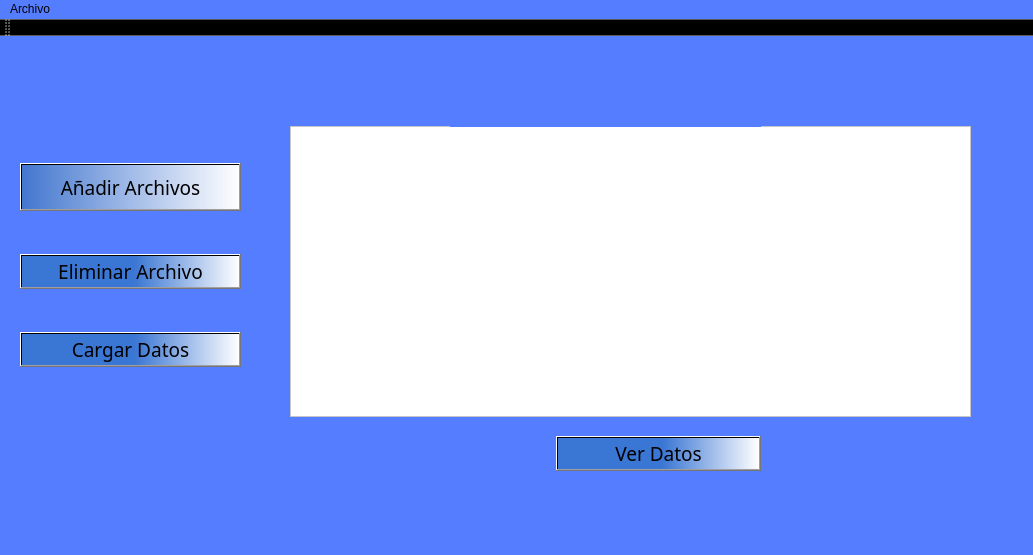
<?xml version="1.0" encoding="UTF-8"?>
<ui version="4.0">
 <class>MainWindow</class>
 <widget class="QMainWindow" name="MainWindow">
  <property name="geometry">
   <rect>
    <x>0</x>
    <y>0</y>
    <width>1033</width>
    <height>555</height>
   </rect>
  </property>
  <property name="windowTitle">
   <string>MainWindow</string>
  </property>
  <property name="styleSheet">
   <string notr="true">
background-color: qlineargradient(spread:pad, x1:0, y1:0, x2:1, y2:0, stop:1 rgba(85, 125, 255, 255));</string>
  </property>
  <widget class="QWidget" name="centralwidget">
   <widget class="QWidget" name="horizontalLayoutWidget">
    <property name="geometry">
     <rect>
      <x>290</x>
      <y>90</y>
      <width>681</width>
      <height>291</height>
     </rect>
    </property>
    <layout class="QHBoxLayout" name="horizontalLayoutTablaMostrarDatos">
     <item>
      <widget class="QListWidget" name="listWidgetListaArchivos">
       <property name="styleSheet">
        <string notr="true">background-color: rgb(255, 255, 255);
border-color: rgb(0, 0, 0);</string>
       </property>
       <property name="autoScrollMargin">
        <number>23</number>
       </property>
      </widget>
     </item>
    </layout>
   </widget>
   <widget class="QWidget" name="verticalLayoutWidget_2">
    <property name="geometry">
     <rect>
      <x>20</x>
      <y>90</y>
      <width>221</width>
      <height>281</height>
     </rect>
    </property>
    <layout class="QVBoxLayout" name="AnadirverticalLayout">
     <item>
      <widget class="QPushButton" name="pushButtonAnadirArchivo">
       <property name="maximumSize">
        <size>
         <width>16777215</width>
         <height>48</height>
        </size>
       </property>
       <property name="font">
        <font>
         <family>Corbel</family>
         <pointsize>14</pointsize>
        </font>
       </property>
       <property name="styleSheet">
        <string notr="true">background-color: rgb(85, 170, 255);
background-color: qlineargradient(spread:pad, x1:0, y1:0, x2:1, y2:0, stop:0 rgba(63, 117, 194, 200), stop:1 rgba(255, 255, 255, 255));

</string>
       </property>
       <property name="text">
        <string>Añadir Archivos</string>
       </property>
       <property name="icon">
        <iconset>
         <normaloff>../Recursos/icons8-añadir-libro-100.png</normaloff>../Recursos/icons8-añadir-libro-100.png</iconset>
       </property>
       <property name="iconSize">
        <size>
         <width>30</width>
         <height>30</height>
        </size>
       </property>
      </widget>
     </item>
     <item>
      <widget class="QPushButton" name="pushButtonEliminar">
       <property name="font">
        <font>
         <family>Corbel</family>
         <pointsize>14</pointsize>
        </font>
       </property>
       <property name="whatsThis">
        <string>&lt;html&gt;&lt;head/&gt;&lt;body&gt;&lt;p&gt;&lt;img src=&quot;:/newPrefix/Iocom png.png&quot;/&gt;&lt;/p&gt;&lt;/body&gt;&lt;/html&gt;</string>
       </property>
       <property name="styleSheet">
        <string notr="true">background-color: qlineargradient(spread:pad, x1:0, y1:0, x2:1, y2:0, stop:0.517413 rgba(55, 117, 206, 229), stop:1 rgba(255, 255, 255, 255));

</string>
       </property>
       <property name="text">
        <string>Eliminar Archivo</string>
       </property>
       <property name="icon">
        <iconset>
         <normaloff>../Recursos/icons8-eliminar-400.png</normaloff>../Recursos/icons8-eliminar-400.png</iconset>
       </property>
       <property name="iconSize">
        <size>
         <width>40</width>
         <height>40</height>
        </size>
       </property>
      </widget>
     </item>
     <item>
      <widget class="QPushButton" name="pushButtonCargarDatos">
       <property name="font">
        <font>
         <family>Corbel</family>
         <pointsize>14</pointsize>
        </font>
       </property>
       <property name="styleSheet">
        <string notr="true">background-color: rgb(85, 170, 255);
background-color: qlineargradient(spread:pad, x1:0, y1:0, x2:1, y2:0, stop:0.517413 rgba(55, 117, 206, 229), stop:1 rgba(255, 255, 255, 255));</string>
       </property>
       <property name="text">
        <string>Cargar Datos</string>
       </property>
       <property name="icon">
        <iconset>
         <normaloff>../Recursos/upload.png</normaloff>../Recursos/upload.png</iconset>
       </property>
       <property name="iconSize">
        <size>
         <width>40</width>
         <height>40</height>
        </size>
       </property>
      </widget>
     </item>
    </layout>
   </widget>
   <widget class="QWidget" name="formLayoutWidget">
    <property name="geometry">
     <rect>
      <x>550</x>
      <y>400</y>
      <width>211</width>
      <height>71</height>
     </rect>
    </property>
    <layout class="QFormLayout" name="formLayout_2">
     <item row="1" column="1">
      <widget class="QPushButton" name="pushButtonMostrarDatos">
       <property name="maximumSize">
        <size>
         <width>16777215</width>
         <height>16777213</height>
        </size>
       </property>
       <property name="font">
        <font>
         <family>Corbel</family>
         <pointsize>14</pointsize>
        </font>
       </property>
       <property name="styleSheet">
        <string notr="true">
background-color: qlineargradient(spread:pad, x1:0, y1:0, x2:1, y2:0, stop:0.517413 rgba(55, 117, 206, 229), stop:1 rgba(255, 255, 255, 255));
</string>
       </property>
       <property name="text">
        <string>Ver Datos</string>
       </property>
       <property name="icon">
        <iconset resource="../Recursos/qrc.qrc">
         <normaloff>:/newPrefix/icons8-ver-80.png</normaloff>:/newPrefix/icons8-ver-80.png</iconset>
       </property>
       <property name="iconSize">
        <size>
         <width>40</width>
         <height>40</height>
        </size>
       </property>
      </widget>
     </item>
    </layout>
   </widget>
   <widget class="QLabel" name="label">
    <property name="geometry">
     <rect>
      <x>450</x>
      <y>-10</y>
      <width>311</width>
      <height>101</height>
     </rect>
    </property>
    <property name="styleSheet">
     <string notr="true">background-image: url(:/Imagenes/Logo.png);</string>
    </property>
    <property name="text">
     <string/>
    </property>
   </widget>
  </widget>
  <widget class="QMenuBar" name="menubar">
   <property name="geometry">
    <rect>
     <x>0</x>
     <y>0</y>
     <width>1033</width>
     <height>26</height>
    </rect>
   </property>
   <widget class="QMenu" name="menuArchivo">
    <property name="title">
     <string>Archivo</string>
    </property>
    <addaction name="actionAbrir"/>
    <addaction name="actionNueva_Ventana"/>
    <addaction name="actionGuardar"/>
    <addaction name="actionGuardar_Como"/>
    <addaction name="actionSalir"/>
   </widget>
   <addaction name="menuArchivo"/>
  </widget>
  <widget class="QStatusBar" name="statusbar"/>
  <widget class="QToolBar" name="toolBar">
   <property name="windowTitle">
    <string>toolBar</string>
   </property>
   <attribute name="toolBarArea">
    <enum>TopToolBarArea</enum>
   </attribute>
   <attribute name="toolBarBreak">
    <bool>false</bool>
   </attribute>
  </widget>
  <action name="actionAbrir">
   <property name="text">
    <string>Abrir</string>
   </property>
  </action>
  <action name="actionNueva_Ventana">
   <property name="text">
    <string>Nueva Ventana</string>
   </property>
  </action>
  <action name="actionGuardar">
   <property name="text">
    <string>Guardar</string>
   </property>
  </action>
  <action name="actionGuardar_Como">
   <property name="text">
    <string>Guardar Como </string>
   </property>
  </action>
  <action name="actionSalir">
   <property name="text">
    <string>Salir </string>
   </property>
  </action>
 </widget>
 <resources>
  <include location="../Recursos/qrc.qrc"/>
  <include location="../Recursos/Re.qrc"/>
 </resources>
 <connections/>
</ui>
